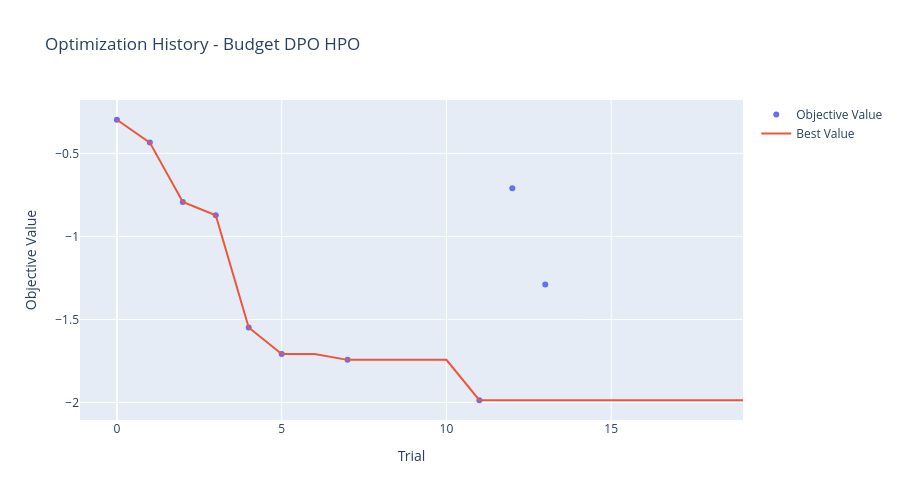

The code cell stored with this chart in its notebook:
### Markdown cell above
## 2. Optimization History

Shows how the optimization progressed over trials. The best value found so far is shown in orange.

### Code cell
fig = plot_optimization_history(study)
fig.update_layout(title="Optimization History - Budget DPO HPO", height=500)
fig.show()

### Figure 1 — Plotly figure (JSON) as saved in the notebook; plotly's stock layout.template omitted (floating-point values rounded to 4 significant figures)
{"data": [{"mode": "markers", "name": "Objective Value", "type": "scatter", "x": [0, 1, 2, 3, 4, 5, 7, 9, 11, 12, 13], "y": [-0.2973, -0.4348, -0.792, -0.8729, -1.549, -1.708, -1.743, null, -1.987, -0.7106, -1.29]}, {"mode": "lines", "name": "Best Value", "type": "scatter", "x": [0, 1, 2, 3, 4, 5, 6, 7, 8, 9, 10, 11, 12, 13, 14, 15, 16, 17, 18, 19], "y": [-0.2973, -0.4348, -0.792, -0.8729, -1.549, -1.708, -1.708, -1.743, -1.743, -1.743, -1.743, -1.987, -1.987, -1.987, -1.987, -1.987, -1.987, -1.987, -1.987, -1.987]}, {"marker": {"color": "#cccccc"}, "mode": "markers", "name": "Infeasible Trial", "showlegend": false, "type": "scatter", "x": [], "y": []}], "layout": {"height": 500, "title": {"text": "Optimization History - Budget DPO HPO"}, "xaxis": {"title": {"text": "Trial"}}, "yaxis": {"title": {"text": "Objective Value"}}}}
